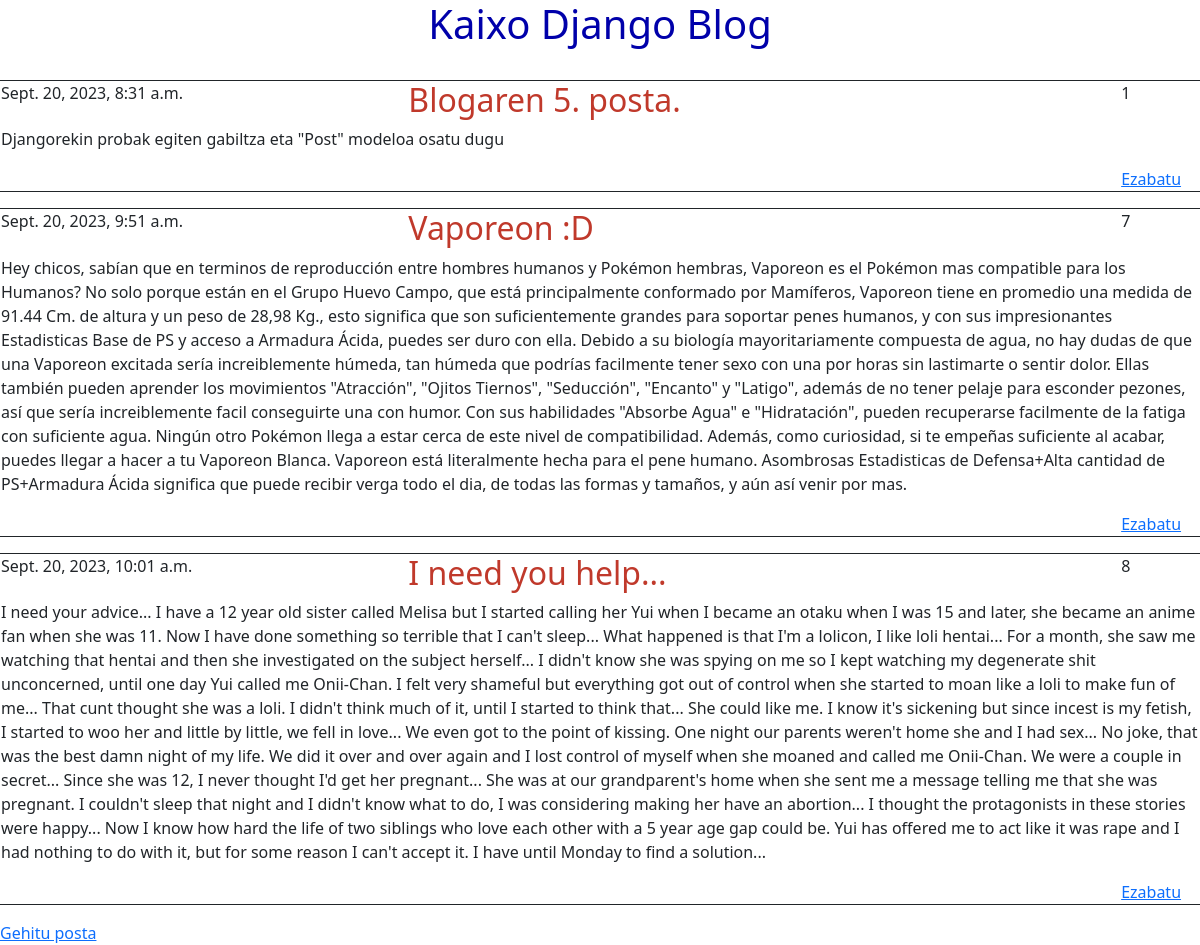
Screenshot of /blog/ with the database file from the repository.
### blog/models.py (models this page shows, shortened)
class Post(models.Model):
    izenburua = models.CharField(max_length=100)
    edukia = models.CharField(max_length=2500)
    noizsortua = models.DateTimeField(auto_now_add=True)

### blog/views.py (the view)
# urls.py: path('', views.index, name='index'),
def index (request):
    postak = Post.objects.all
    return render(request, 'index.html', {'posta': postak})

### blog/templates/index.html
{% extends 'base.html' %}
{% block content %}
{% for post in posta %}
<div class="row border border-dark mb-3">
    <div class="col-4"><p>{{post.noizsortua}}</p></div>
    <div class="col-4"><h2>{{post.izenburua}}</h2></div>
    <div class="col-3"></div>
    <div class="col-1"><p>{{post.id}}</p></div>
    <div class="col-12"><p>{{post.edukia}}</p></div>
    <div class="col-11"></div>
    <div class="col-1"><a href="/ezabatu?id_posta={{post.id}}" color="red">Ezabatu</a></div>
</div>
{% endfor %}
<a href="/add">Gehitu posta</a>
{% endblock content %}

### blog/templates/base.html (shortened to what this page needs)
{% load static %}
<!DOCTYPE html>
<head lang="en">
    <link rel="stylesheet" href='{%static "css/blog.css" %}'>
    <link href="https://cdn.jsdelivr.net/npm/bootstrap@5.0.2/dist/css/bootstrap.min.css" rel="stylesheet">
</head>
<body>
<center>
    <h1>Kaixo Django Blog</h1>
</center>
<br>
{% block content %}
{% endblock %}
<br>
</body>
</html>

### blog/static/css/blog.css (style rules this page uses)
h1 { color:#0000aa; }
h2 { color:#C0392B; }

### rows the page displays
Post: noizsortua "Sept. 20, 2023, 8:31 a.m.", izenburua "Blogaren 5. posta.", id "1", edukia "Djangorekin probak egiten gabiltza eta \"Post\" modeloa osatu dugu"
Post: noizsortua "Sept. 20, 2023, 9:51 a.m.", izenburua "Vaporeon :D", id "7", edukia "Hey chicos, sabían que en terminos de reproducción entre hombres humanos y Pokémon hembras, Vaporeon es el Pokémon mas compatible para los Humanos? No solo porque están en el Grupo Huevo Campo, que está principalmente conformado por Mamíferos, Vaporeon tiene en promedio una medida de 91.44 Cm. de altura y un peso de 28,98 Kg., esto significa que son suficientemente grandes para soportar penes humanos, y con sus impresionantes Estadisticas Base de PS y acceso a Armadura Ácida, puedes ser duro con ella. Debido a su biología mayoritariamente compuesta de agua, no hay dudas de que una Vaporeon excitada sería increiblemente húmeda, tan húmeda que podrías facilmente tener sexo con una por horas…"
Post: noizsortua "Sept. 20, 2023, 10:01 a.m.", izenburua "I need you help...", id "8", edukia "I need your advice... I have a 12 year old sister called Melisa but I started calling her Yui when I became an otaku when I was 15 and later, she became an anime fan when she was 11. Now I have done something so terrible that I can't sleep... What happened is that I'm a lolicon, I like loli hentai... For a month, she saw me watching that hentai and then she investigated on the subject herself... I didn't know she was spying on me so I kept watching my degenerate shit unconcerned, until one day Yui called me Onii-Chan. I felt very shameful but everything got out of control when she started to moan like a loli to make fun of me... That cunt thought she was a loli. I didn't think much of it,…"
